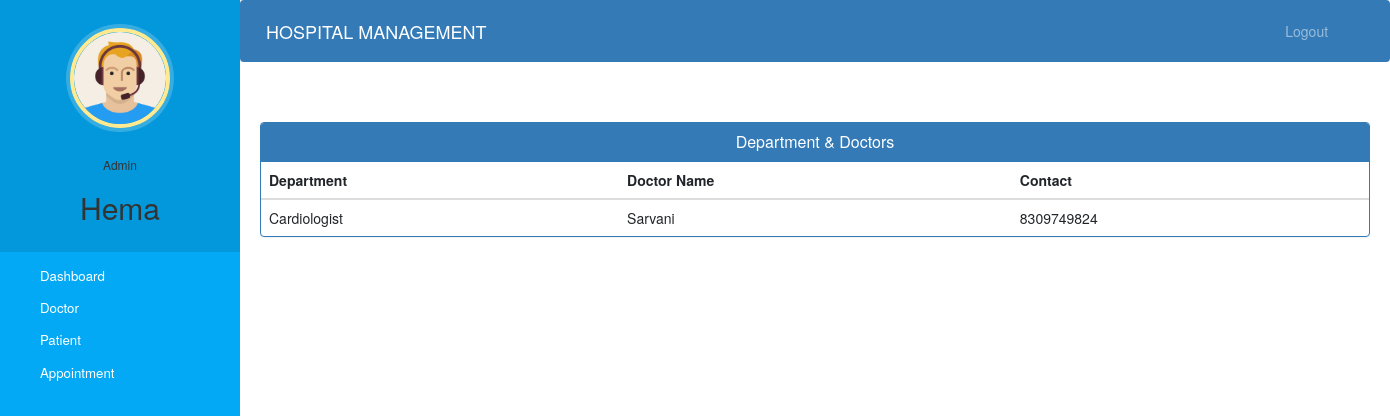
Screenshot of /admin-view-doctor-specialisation (signed in) with the database file from the repository.
### hospital/models.py (models this page shows, shortened)
class Doctor(models.Model):
    user=models.OneToOneField(User,on_delete=models.CASCADE)
    profile_pic= models.ImageField(upload_to='profile_pic/DoctorProfilePic/',null=True,blank=True)
    address = models.CharField(max_length=40)
    mobile = models.CharField(max_length=20,null=True)
    department= models.CharField(max_length=50,choices=departments,default='Cardiologist')
    status=models.BooleanField(default=False)
    @property
    def get_name(self):
        return self.user.first_name+" "+self.user.last_name

### hospital/views.py (the view)
# urls.py: path('admin-view-doctor-specialisation',views.admin_view_doctor_specialisation_view,name='admin-view-doctor-specialisation'),
@login_required(login_url='adminlogin')
@user_passes_test(is_admin)
def admin_view_doctor_specialisation_view(request):
    doctors=models.Doctor.objects.all().filter(status=True)
    return render(request,'hospital/admin_view_doctor_specialisation.html',{'doctors':doctors})

### hospital/views.py (called while the page is built)
def is_admin(user):
    return user.groups.filter(name='ADMIN').exists()

### templates/hospital/admin_view_doctor_Specialisation.html (shortened to what this page needs)
{% extends 'hospital/admin_base.html' %}
{% block content %}
<head>
  <link href="//netdna.bootstrapcdn.com/bootstrap/3.0.0/css/bootstrap.min.css" rel="stylesheet" id="bootstrap-css">
</head>
<div class="container">
  <div class="panel panel-primary">
    <div class="panel-heading">
      <h6 class="panel-title">Department & Doctors</h6>
    </div>
    <table class="table table-hover" id="dev-table">
      <thead>
        <tr>
          <th>Department</th>
          <th>Doctor Name</th>
          <th>Contact</th>
        </tr>
      </thead>
      {% for d in doctors %}
      <tr>
        <td>{{d.department}}</td>
        <td> {{d.get_name}}</td>
        <td>{{d.mobile}}</td>
      </tr>
      {% endfor %}
    </table>
  </div>
</div>
{% endblock content %}

### templates/hospital/admin_base.html (shortened to what this page needs)
<!DOCTYPE html>
{% load static %}
<html lang="en">
<head>
  <link rel="stylesheet" href="https://stackpath.bootstrapcdn.com/bootstrap/4.3.1/css/bootstrap.min.css">
  <link rel="stylesheet" href="https://maxcdn.bootstrapcdn.com/font-awesome/4.7.0/css/font-awesome.min.css">
  <link rel="stylesheet" href="{% static '/style.css' %}">
</head>
<body>
  <nav class="menu" tabindex="0">
    <header class="avatar">
      <img src="{% static "images/adminpropic.png" %}" />
      <br><br>
      <h6>Admin</h6>
      <h2>{{request.user.first_name}}</h2>
    </header>
    <ul>
      <li tabindex="0" class="icon-dashboard"> <a style="color:white; text-decoration:none;" href="/admin-dashboard"><span>Dashboard</span></a> </li>
      <li tabindex="0" class="icon-customers"> <a style="color:white; text-decoration:none;" href="/admin-doctor"><span>Doctor</span></a></li>
      <li tabindex="0" class="icon-users"> <a style="color:white; text-decoration:none;" href="/admin-patient"><span>Patient</span></a></li>
      <li tabindex="0" class="icon-calendar"> <a style="color:white; text-decoration:none;" href="/admin-appointment"><span>Appointment</span></a></li>
    </ul>
  </nav>
  <main>
    <div class="bs-example">
      <nav class="navbar navbar-expand-md  navbar-dark fixed-top" style="background:#337AB7;">
        <a href="/admin-dashboard" class="navbar-brand">HOSPITAL MANAGEMENT</a>
        <div class="collapse navbar-collapse justify-content-between" id="navbarCollapse">
          <div class="navbar-nav" style=" margin-left: 90%;">
            <a href="{% url 'admin-logout' %}" class="nav-item nav-link">Logout</a>
          </div>
        </div>
      </nav>
    </div>
    <br><br>
    {% block content %}
    {% endblock content %}
    <br><br><br><br>
  </main>
</body>
</html>

### static/style.css (style rules this page uses)
body { padding-left: 240px; }
main { position: relative; height: 100vh; }
.menu { background: #5bc995; height: 100vh; width: 240px; position: fixed; top: 0px; left: 0; z-index: 5; outline: none; }
.menu .avatar { background: rgba(0, 0, 0, 0.1); padding: 2em 0.5em; text-align: center; }
.menu .avatar img { width: 100px; border-radius: 50%; overflow: hidden; border: 4px solid #ffea92; box-shadow: 0 0 0 4px rgba(255, 255, 255, 0.2); }
.menu .avatar h2 { font-weight: normal; margin-bottom: 0; }
.menu ul { list-style: none; padding: 0.5em 0; margin: 0; }
.menu ul li { padding: 0.5em 1em 0.5em 3em; font-size: 0.95em; font-weight: regular; background-repeat: no-repeat; background-position: left 15px center; background-size: auto 20px; transition: all 0.15s linear; cursor: pointer; }
.menu ul li.icon-dashboard { background-image: url("http://www.entypo.com/images//gauge.svg"); }
.menu ul li.icon-customers { background-image: url("http://www.entypo.com/images//briefcase.svg"); }
.menu ul li.icon-users { background-image: url("http://www.entypo.com/images//users.svg"); }
.menu ul li.icon-calendar { background-image: url("http://www.entypo.com/images//calendar.svg"); }

### templates/hospital/admin_base.html (style rules this page uses)
a:link { text-decoration: none; }
a { color: white; }
body { padding-left: 240px; }
main { position: relative; height: 100vh; }
.menu { background: #03a9f4; height: 100vh; width: 240px; position: fixed; top: 0px; left: 0; z-index: 5; outline: none; }
.menu .avatar { background: rgba(0, 0, 0, 0.1); padding: 2em 0.5em; text-align: center; }
.menu .avatar img { width: 100px; border-radius: 50%; overflow: hidden; border: 4px solid #ffea92; box-shadow: 0 0 0 4px rgba(255, 255, 255, 0.2); }
.menu .avatar h2 { font-weight: normal; margin-bottom: 0; }
.menu ul { list-style: none; padding: 0.5em 0; margin: 0; }
.menu ul li { padding: 0.5em 1em 0.5em 3em; font-size: 0.95em; font-weight: regular; background-repeat: no-repeat; background-position: left 15px center; background-size: auto 20px; transition: all 0.15s linear; cursor: pointer; }
.menu ul li.icon-dashboard { background-image: url("http://www.entypo.com/images//gauge.svg"); }
.menu ul li.icon-customers { background-image: url("http://www.entypo.com/images//briefcase.svg"); }
.menu ul li.icon-users { background-image: url("http://www.entypo.com/images//users.svg"); }
.menu ul li.icon-calendar { background-image: url("http://www.entypo.com/images//calendar.svg"); }

### templates/hospital/admin_view_doctor_Specialisation.html (style rules this page uses)
a:link { text-decoration: none; }
h6 { text-align: center; }

### rows the page displays
Doctor: department "Cardiologist", get_name "Sarvani", mobile "8309749824"

### other values shown
{{ request.user.first_name }} "Hema"
